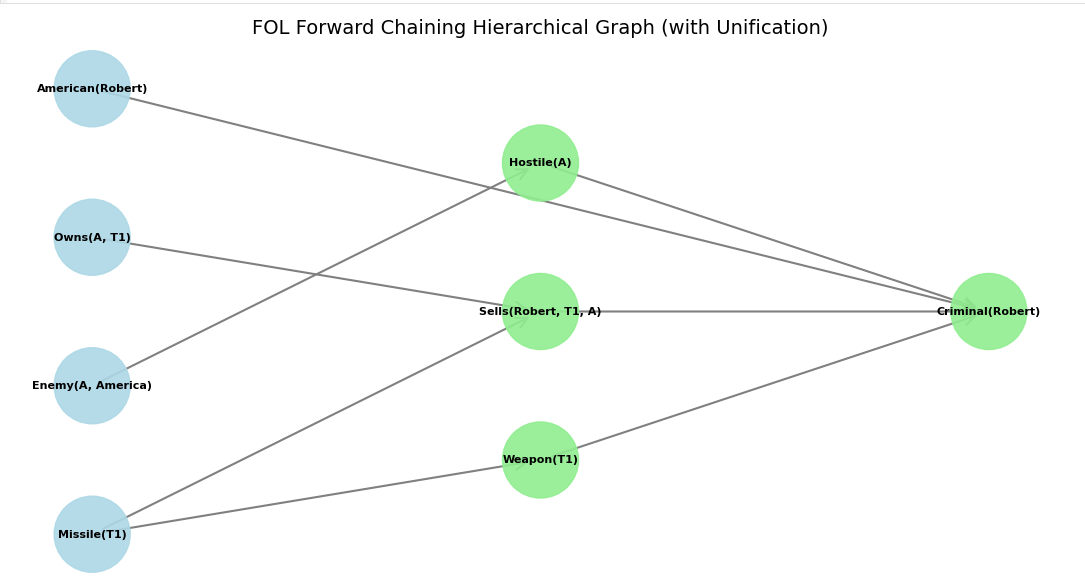

Generate this figure with Python:
import matplotlib.pyplot as plt
import networkx as nx
import re


def parse_literal(literal_str):
    match = re.match(r"(\w+)(.*)", literal_str.strip())
    if not match:
        return None
    pred = match.group(1)
    args = [arg.strip() for arg in match.group(2).split(",")]
    return {"pred": pred, "args": args}


def is_variable(x):
    return isinstance(x, str) and x.islower() and len(x) == 1


def unify(x, y, theta=None):
    if theta is None:
        theta = {}

    if theta is False:
        return False
    elif x == y:
        return theta
    elif is_variable(x):
        return unify_var(x, y, theta)
    elif is_variable(y):
        return unify_var(y, x, theta)
    elif isinstance(x, dict) and isinstance(y, dict):
        if x["pred"] != y["pred"] or len(x["args"]) != len(y["args"]):
            return False
        return unify(x["args"], y["args"], theta)
    elif isinstance(x, list) and isinstance(y, list):
        if len(x) != len(y):
            return False
        if not x:
            return theta
        return unify(x[1:], y[1:], unify(x[0], y[0], theta))
    else:
        return False


def unify_var(var, x, theta):
    if var in theta:
        return unify(theta[var], x, theta)
    elif x in theta:
        return unify(var, theta[x], theta)
    else:
        theta[var] = x
        return theta


def subst(theta, literal):
    parsed = parse_literal(literal) if isinstance(literal, str) else literal
    if not parsed:
        return literal

    new_args = []
    for arg in parsed["args"]:
        while is_variable(arg) and arg in theta:
            arg = theta[arg]
        new_args.append(arg)

    return f"{parsed['pred']}({', '.join(new_args)})"


class FOL_FC_Reasoner:

    def __init__(self):
        self.facts = set()
        self.rules = []
        self.graph = nx.DiGraph()

    def add_fact(self, fact):
        self.facts.add(fact)
        self.graph.add_node(fact, type="fact", color="lightblue", layer=0)

    def add_rule(self, premises, conclusion):
        self.rules.append((premises, conclusion))

    def fol_fc_ask(self, alpha):
        if alpha in self.facts:
            return True

        while True:
            new = set()

            for premises, q in self.rules:
                matches = [{}]

                for p_rule in premises:
                    parsed_p_rule = parse_literal(p_rule)
                    next_matches = []

                    for theta in matches:
                        subst_p_rule = parse_literal(
                            subst(theta, parsed_p_rule)
                        )

                        for fact in self.facts:
                            parsed_fact = parse_literal(fact)
                            t = unify(subst_p_rule, parsed_fact, theta.copy())
                            if t is not False:
                                next_matches.append(t)

                    matches = next_matches

                for theta in matches:
                    q_prime = subst(theta, q)

                    if q_prime not in self.facts and q_prime not in new:
                        new.add(q_prime)

                        actual_premises = [subst(theta, p) for p in premises]
                        premise_layers = [
                            self.graph.nodes[p].get("layer", 0)
                            for p in actual_premises
                        ]
                        q_layer = (
                            max(premise_layers) + 1 if premise_layers else 1
                        )

                        self.graph.add_node(
                            q_prime,
                            type="derived",
                            color="lightgreen",
                            layer=q_layer,
                        )
                        for p in actual_premises:
                            self.graph.add_edge(p, q_prime)

                        if q_prime == alpha:
                            self.facts.update(new)
                            return True

            if not new:
                break

            self.facts.update(new)

        return False

    def plot_graph(self):
        if not self.graph.nodes:
            return

        plt.figure(figsize=(14, 7))

        colors = [
            self.graph.nodes[node].get("color", "orange")
            for node in self.graph.nodes
        ]

        pos = nx.multipartite_layout(self.graph, subset_key="layer")

        nx.draw_networkx_nodes(
            self.graph, pos, node_color=colors, node_size=3000, alpha=0.9
        )
        nx.draw_networkx_edges(
            self.graph,
            pos,
            arrowstyle="->",
            arrowsize=20,
            edge_color="gray",
            width=1.5,
        )
        nx.draw_networkx_labels(
            self.graph, pos, font_size=8, font_weight="bold"
        )

        plt.title(
            "FOL Forward Chaining Hierarchical Graph (with Unification)",
            fontsize=14,
        )
        plt.axis("off")
        plt.show()


reasoner = FOL_FC_Reasoner()

reasoner.add_fact("Owns(A, T1)")
reasoner.add_fact("Missile(T1)")
reasoner.add_fact("American(Robert)")
reasoner.add_fact("Enemy(A, America)")

reasoner.add_rule(
    ["American(p)", "Weapon(q)", "Sells(p, q, r)", "Hostile(r)"], "Criminal(p)"
)
reasoner.add_rule(["Missile(x)"], "Weapon(x)")
reasoner.add_rule(["Enemy(x, America)"], "Hostile(x)")
reasoner.add_rule(["Missile(x)", "Owns(y, x)"], "Sells(Robert, x, y)")

goal = "Criminal(Robert)"

success = reasoner.fol_fc_ask(goal)
reasoner.plot_graph()
